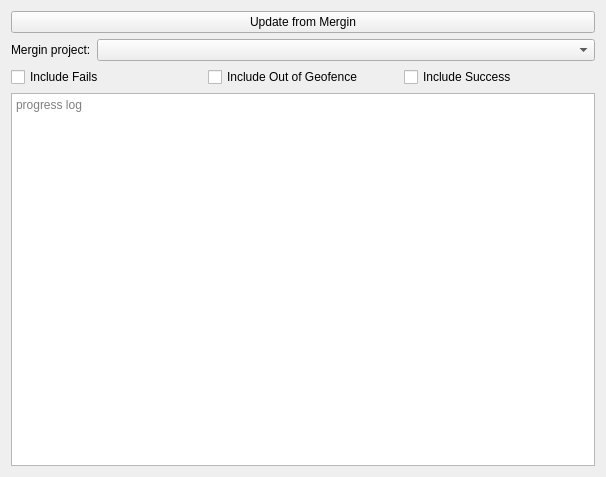
<?xml version="1.0" encoding="UTF-8"?>
<ui version="4.0">
 <class>WizardPage</class>
 <widget class="QWizardPage" name="WizardPage">
  <property name="geometry">
   <rect>
    <x>0</x>
    <y>0</y>
    <width>606</width>
    <height>477</height>
   </rect>
  </property>
  <property name="windowTitle">
   <string>WizardPage</string>
  </property>
  <property name="title">
   <string>Update from Mergin</string>
  </property>
  <property name="subTitle">
   <string>Merge modified Mergin layers into geocoded results</string>
  </property>
  <attribute name="pageId">
   <string notr="true">update_from_mergin_id</string>
  </attribute>
  <layout class="QVBoxLayout" name="verticalLayout">
   <item>
    <widget class="QPushButton" name="update_from_mergin_pb">
     <property name="text">
      <string>Update from Mergin</string>
     </property>
    </widget>
   </item>
   <item>
    <layout class="QFormLayout" name="formLayout">
     <item row="0" column="0">
      <widget class="QLabel" name="label">
       <property name="text">
        <string>Mergin project:</string>
       </property>
       <property name="textInteractionFlags">
        <set>Qt::LinksAccessibleByKeyboard|Qt::LinksAccessibleByMouse|Qt::TextBrowserInteraction|Qt::TextSelectableByKeyboard|Qt::TextSelectableByMouse</set>
       </property>
      </widget>
     </item>
     <item row="0" column="1">
      <widget class="QComboBox" name="mergin_project_cb"/>
     </item>
    </layout>
   </item>
   <item>
    <layout class="QGridLayout" name="gridLayout">
     <item row="1" column="0">
      <widget class="QCheckBox" name="include_fails_ckb">
       <property name="text">
        <string>Include Fails</string>
       </property>
      </widget>
     </item>
     <item row="1" column="2">
      <widget class="QCheckBox" name="include_success_ckb">
       <property name="text">
        <string>Include Success</string>
       </property>
      </widget>
     </item>
     <item row="1" column="1">
      <widget class="QCheckBox" name="include_out_of_geofence_ckb">
       <property name="text">
        <string>Include Out of Geofence</string>
       </property>
      </widget>
     </item>
    </layout>
   </item>
   <item>
    <widget class="QTextEdit" name="progress_text">
     <property name="placeholderText">
      <string>progress log</string>
     </property>
    </widget>
   </item>
  </layout>
 </widget>
 <resources/>
 <connections/>
</ui>
